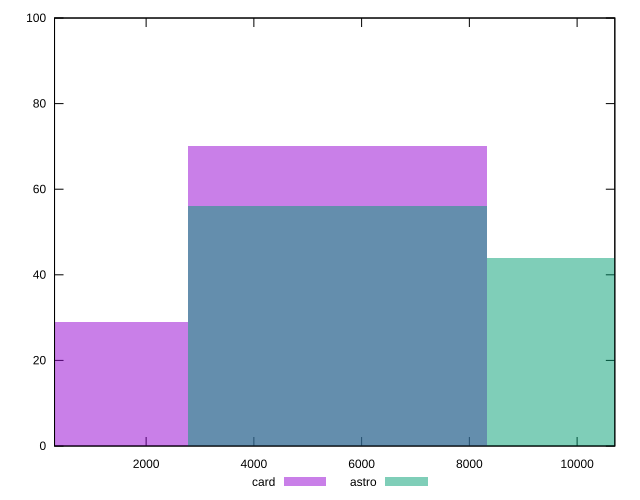

Reproduce this figure in gnuplot.
reset

$card <<EOF
5557.092672069659 70
0 29
EOF

$astro <<EOF
5557.092672069659 56
11114.185344139318 44
EOF

set key outside below
set boxwidth 5557.092672069659
set xrange [300:10700]
set yrange [0:100]
set trange [0:100]
set style fill transparent solid 0.5 noborder
set terminal svg size 640, 500 enhanced background rgb 'white'
set output "reports/report_00027_2021-02-24T12-40-31.850Z/uses-text-compression/comparison/histogram/2_vs_3.svg"

plot $card title "card" with boxes, \
     $astro title "astro" with boxes

reset
